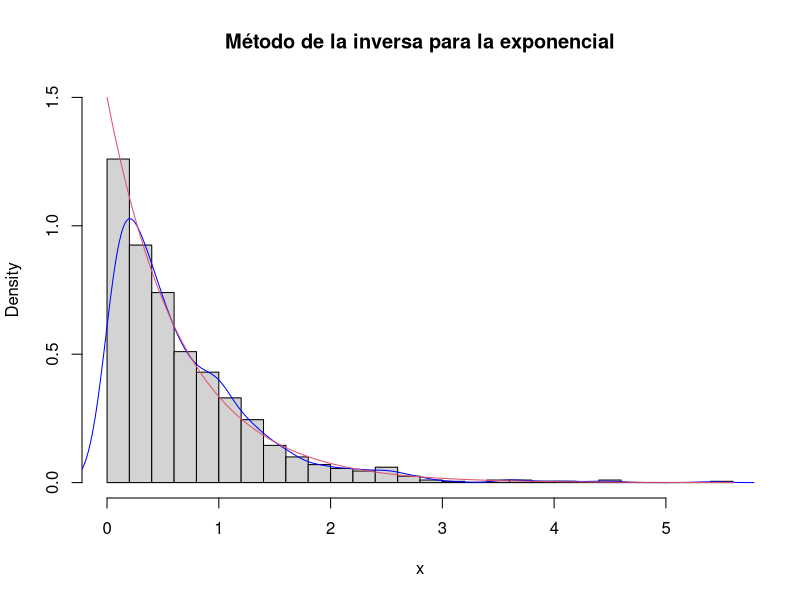

Generate this figure with R:
F <- function(xi, lambda) {
  -log(xi) / lambda
}

N <- 1000
xi <- runif(N)
lambda <- 1.5
x <- F(xi, lambda)

png(file = "./metodo_inversa.png", width = 900, height = 700)
hist(x, freq = FALSE, breaks = 'FD', main = 'Método de la inversa para la exponencial', ylim = c(0, 1.5))
lines(density(x), col = 'blue')
curve(dexp(x, rate = lambda), add = TRUE, col = 2)
dev.off()
